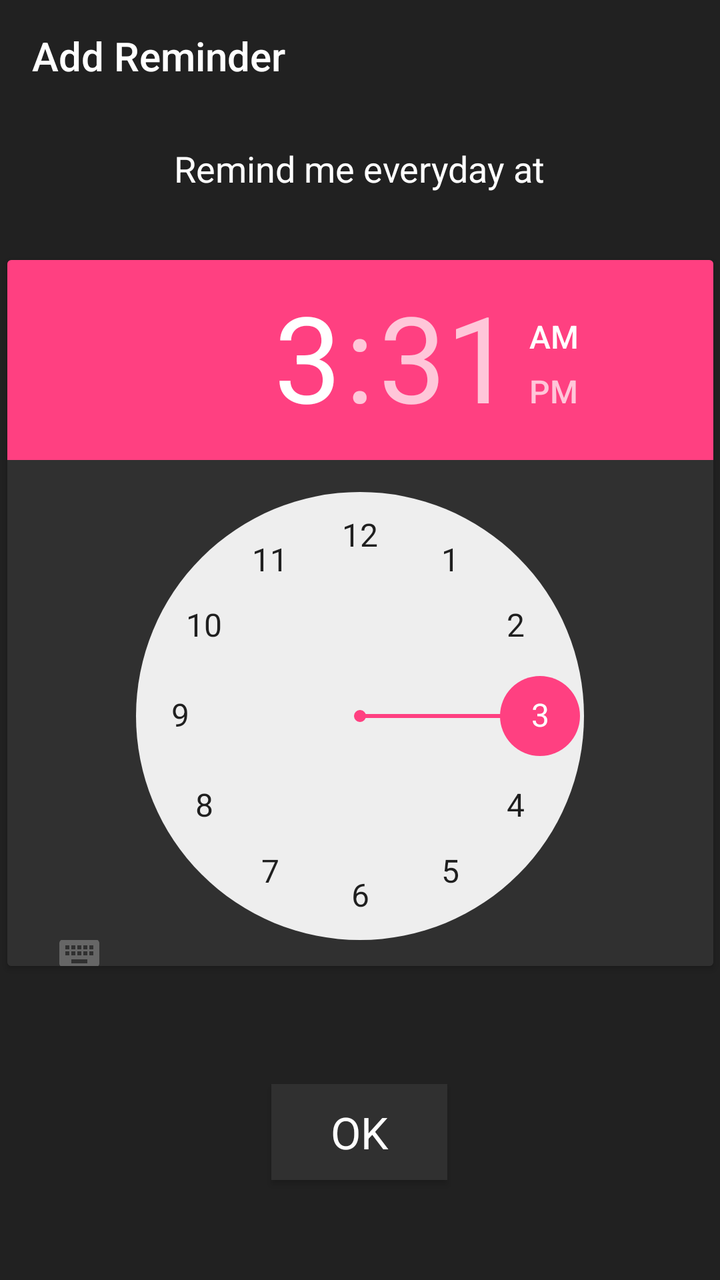
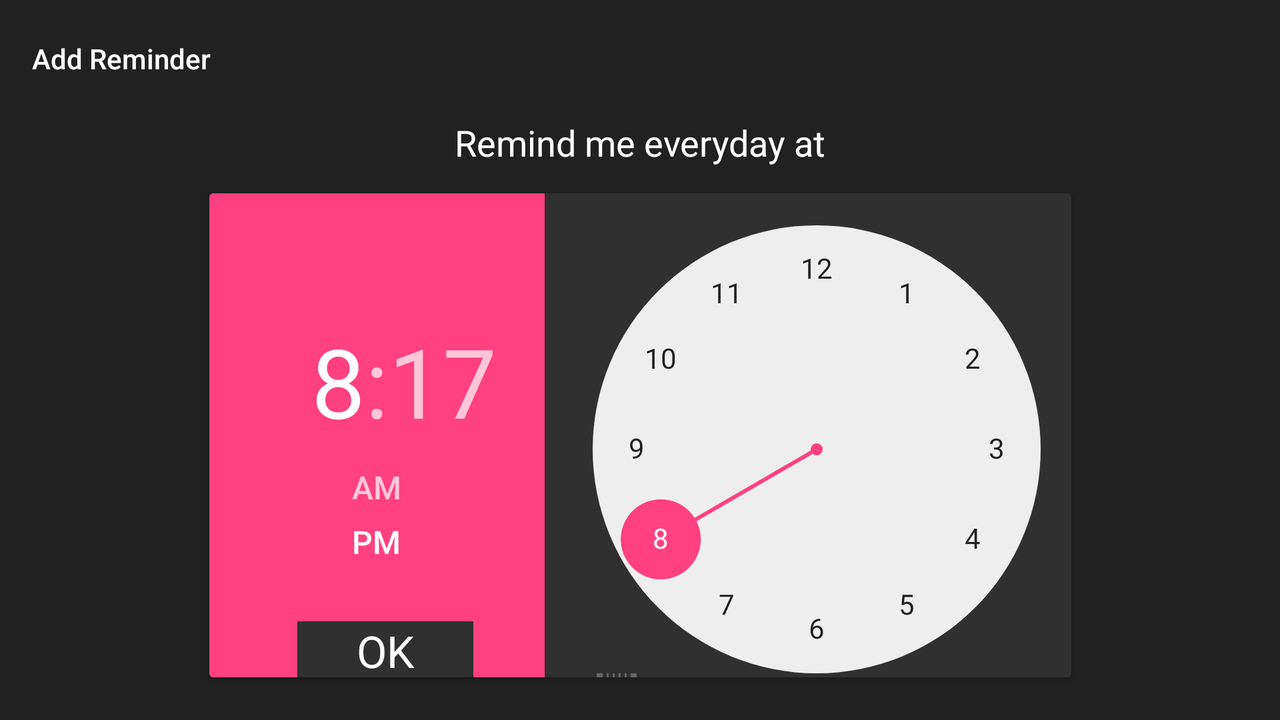

Compare how this app lays out the same screen by default and in its alternative resource folder. The renders come first, then the two layout files and the values they reference.
<!-- AndroidManifest.xml: application theme AppTheme -->
<!-- res/layout/activity_remind.xml -->
<?xml version="1.0" encoding="utf-8"?>
<android.support.constraint.ConstraintLayout xmlns:android="http://schemas.android.com/apk/res/android"
    xmlns:app="http://schemas.android.com/apk/res-auto"
    xmlns:tools="http://schemas.android.com/tools"
    android:layout_width="match_parent"
    android:layout_height="match_parent"
    android:background="@color/black"
    tools:context=".RemindActivity"
    tools:layout_editor_absoluteY="25dp">

    <android.support.v7.widget.Toolbar
        android:id="@+id/toolbar"
        android:layout_width="match_parent"
        app:title="@string/Reminder"
        android:layout_height="?android:attr/actionBarSize"
        android:background="@color/black"
        android:theme="@style/ThemeOverlay.AppCompat.Dark.ActionBar"
        app:layout_constraintEnd_toEndOf="parent"
        app:layout_constraintStart_toStartOf="parent"
        app:layout_constraintTop_toTopOf="parent"
        app:titleTextColor="@color/white" />

    <TextView
        android:id="@+id/textView5"
        android:layout_width="wrap_content"
        android:layout_height="wrap_content"
        android:layout_marginEnd="64dp"
        android:layout_marginStart="64dp"
        android:layout_marginTop="16dp"
        android:text="@string/remind_me"
        android:textAppearance="?android:textAppearanceMedium"
        android:textColor="@color/white"
        app:layout_constraintEnd_toEndOf="parent"
        app:layout_constraintHorizontal_bias="0.494"
        app:layout_constraintStart_toStartOf="parent"
        app:layout_constraintTop_toBottomOf="@+id/toolbar" />

    <android.support.v7.widget.CardView
        android:layout_width="353dp"
        android:layout_height="353dp"
        android:layout_marginBottom="58dp"
        android:layout_marginEnd="64dp"
        android:layout_marginStart="64dp"
        android:layout_marginTop="33dp"
        app:cardBackgroundColor="@color/darker_grey"
        app:layout_constraintBottom_toTopOf="@+id/button2"
        app:layout_constraintEnd_toEndOf="parent"
        app:layout_constraintStart_toStartOf="parent"
        app:layout_constraintTop_toBottomOf="@+id/textView5"
        app:layout_constraintVertical_bias="0.31">

        <TimePicker
            android:id="@+id/timePicker"
            android:layout_width="wrap_content"
            android:layout_height="wrap_content"
            android:background="@color/darker_grey"
            app:layout_constraintBottom_toTopOf="@+id/test"
            app:layout_constraintEnd_toEndOf="parent"
            app:layout_constraintStart_toStartOf="parent"
            app:layout_constraintTop_toBottomOf="@+id/textView5">

        </TimePicker>

    </android.support.v7.widget.CardView>

    <Button
        android:id="@+id/button2"
        android:layout_width="wrap_content"
        android:layout_height="wrap_content"
        android:layout_marginBottom="50dp"
        android:layout_marginEnd="162dp"
        android:layout_marginStart="161dp"
        android:background="@color/darker_grey"
        android:onClick="setAlarm"
        android:text="OK"
        android:foreground="?android:attr/selectableItemBackground"
        android:textAppearance="?android:textAppearanceLarge"
        android:textColor="@color/white"
        app:layout_constraintBottom_toBottomOf="parent"
        app:layout_constraintEnd_toEndOf="parent"
        app:layout_constraintStart_toStartOf="parent" />

</android.support.constraint.ConstraintLayout>
<!-- resources referenced by this layout -->
<resources>
  <color name="black">#212121</color>
  <color name="darker_grey">#303030</color>
  <color name="white">#ffffff</color>
  <string name="Reminder">Add Reminder</string>
  <string name="remind_me">Remind me everyday at</string>
  <style name="AppTheme" parent="Theme.AppCompat.Light.NoActionBar">
          
          <item name="colorPrimary">@color/black</item>
          <item name="colorPrimaryDark">@color/black</item>
          <item name="colorAccent">@color/colorAccent</item>
  
  
      </style>
  <color name="colorAccent">#FF4081</color>
</resources>
<!-- res/layout-land/activity_remind.xml (the repository's variant of the layout above) -->
<!-- drawn on the phone turned sideways -->
<?xml version="1.0" encoding="utf-8"?>
<android.support.constraint.ConstraintLayout xmlns:android="http://schemas.android.com/apk/res/android"
    xmlns:app="http://schemas.android.com/apk/res-auto"
    xmlns:tools="http://schemas.android.com/tools"
    android:layout_width="match_parent"
    android:layout_height="match_parent"
    android:background="@color/black"
    tools:context=".RemindActivity"
    tools:layout_editor_absoluteY="25dp">

    <android.support.v7.widget.Toolbar
        android:id="@+id/toolbar"
        android:layout_width="match_parent"
        android:layout_height="?android:attr/actionBarSize"
        android:background="@color/black"
        android:theme="@style/ThemeOverlay.AppCompat.Dark.ActionBar"
        app:layout_constraintBottom_toTopOf="@+id/textView5"
        app:layout_constraintEnd_toEndOf="parent"
        app:layout_constraintStart_toStartOf="parent"
        app:layout_constraintTop_toTopOf="parent"
        app:layout_constraintVertical_bias="0.88"
        app:title="@string/Reminder"
        app:titleTextColor="@color/white" />

    <TextView
        android:id="@+id/textView5"
        android:layout_width="wrap_content"
        android:layout_height="wrap_content"
        android:layout_marginBottom="4dp"
        android:layout_marginEnd="203dp"
        android:layout_marginStart="203dp"
        android:text="@string/remind_me"
        android:textAppearance="?android:textAppearanceMedium"
        android:textColor="@color/white"
        app:layout_constraintBottom_toTopOf="@+id/cardView"
        app:layout_constraintEnd_toEndOf="parent"
        app:layout_constraintStart_toStartOf="parent"
        app:layout_constraintTop_toBottomOf="@+id/toolbar" />

    <android.support.v7.widget.CardView
        android:id="@+id/cardView"
        android:layout_width="431dp"
        android:layout_height="242dp"
        android:layout_marginBottom="16dp"
        android:layout_marginEnd="80dp"
        android:layout_marginStart="80dp"
        android:layout_marginTop="4dp"
        app:cardBackgroundColor="@color/darker_grey"
        app:layout_constraintBottom_toBottomOf="parent"
        app:layout_constraintEnd_toEndOf="parent"
        app:layout_constraintStart_toStartOf="parent"
        app:layout_constraintTop_toBottomOf="@+id/textView5">

        <TimePicker
            android:id="@+id/timePicker"
            android:layout_width="431dp"
            android:layout_height="242dp"
            android:background="@color/darker_grey"
            app:layout_constraintBottom_toTopOf="@+id/test"
            app:layout_constraintEnd_toEndOf="parent"
            app:layout_constraintStart_toStartOf="parent"
            app:layout_constraintTop_toBottomOf="@+id/textView5">

        </TimePicker>

    </android.support.v7.widget.CardView>

    <Button
        android:id="@+id/button2"
        android:layout_width="88dp"
        android:layout_height="28dp"
        android:layout_marginEnd="8dp"
        android:layout_marginStart="8dp"
        android:layout_marginTop="8dp"
        android:background="@color/darker_grey"
        android:foreground="?android:attr/selectableItemBackground"
        android:onClick="setAlarm"
        android:text="OK"
        android:textAppearance="?android:textAppearanceLarge"
        android:textColor="@color/white"
        app:layout_constraintBottom_toBottomOf="@+id/cardView"
        app:layout_constraintEnd_toEndOf="@+id/cardView"
        app:layout_constraintHorizontal_bias="0.11"
        app:layout_constraintStart_toStartOf="@+id/cardView"
        app:layout_constraintTop_toTopOf="@+id/cardView"
        app:layout_constraintVertical_bias="1.0" />

</android.support.constraint.ConstraintLayout>
